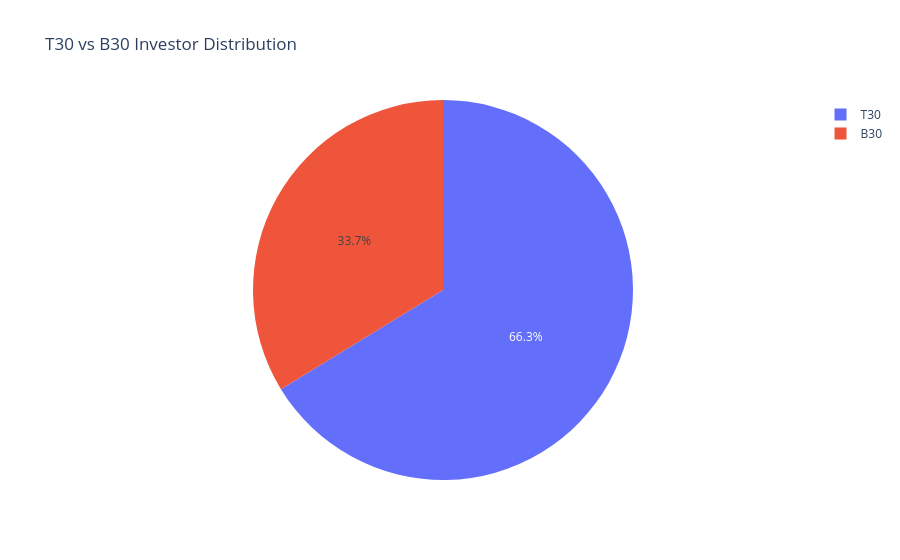

The cell this chart's notebook holds for it:
### Code cell
# City Tier Distribution

city_tier = transactions["city_tier"].value_counts()

fig = px.pie(
    values=city_tier.values,
    names=city_tier.index,
    title="T30 vs B30 Investor Distribution"
)

fig.show()

### Figure 1 — Plotly figure (JSON) as saved in the notebook; plotly's stock layout.template omitted (floating-point values rounded to 4 significant figures)
{"data": [{"domain": {"x": [0, 1], "y": [0, 1]}, "hovertemplate": "label=%{label}<br>value=%{value}<extra></extra>", "labels": ["T30", "B30"], "legendgroup": "", "name": "", "showlegend": true, "type": "pie", "values": [21719, 11059]}], "layout": {"legend": {"tracegroupgap": 0}, "title": {"text": "T30 vs B30 Investor Distribution"}}}
